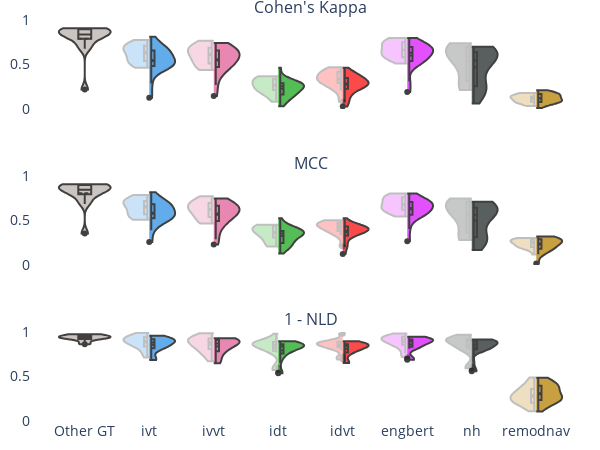

The code cell stored with this chart in its notebook:
### Markdown cell above
#### Global Metrics Figure

### Code cell
W, H = 600, 450

global_metrics_fig = sm.global_metrics_distributions_figure(
    global_measures,
    gt1=GT1, gt2=GT2,
    colors={k: v[1] for k, v in LABELER_PLOTTING_CONFIG.items()},
    only_box=False,
    show_other_gt=True,
    share_x=True,
)

global_metrics_fig.update_traces(width=0.9)     # make violins wider so there's less space between them
# Make "Other GT" violins double-sided
for t in global_metrics_fig.data:
    if t["legendgroup"] != "Other GT":
        continue
    t["visible"] = t["name"].split(',')[0] == GT1
    t["side"] = None

global_metrics_fig.update_layout(
    title=None,
    width=W, height=H,
    paper_bgcolor='rgba(0, 0, 0, 0)',
    plot_bgcolor='rgba(0, 0, 0, 0)',
    yaxis=dict(showgrid=False, zeroline=False, showline=False, range=[0, 1], tickfont=dict(size=14)),
    yaxis2=dict(showgrid=False, zeroline=False, showline=False, range=[0, 1], tickfont=dict(size=14)),
    yaxis3=dict(showgrid=False, zeroline=False, showline=False, range=[0, 1], tickfont=dict(size=14)),
    xaxis3=dict(showgrid=False, tickfont=dict(size=14), tickangle=0),
    margin=dict(l=10, r=10, b=10, t=10, pad=0),
    showlegend=False,
)
# global_metrics_fig.layout.annotations = []    # remove subtitles


save_fig(global_metrics_fig, FIG_ID, '', 'sample-global-metrics', IS_SUPP)
global_metrics_fig.show()

### Figure 1 — Plotly figure (JSON) as saved in the notebook; plotly's stock layout.template omitted (floating-point values rounded to 4 significant figures)
{"data": [{"box": {"visible": true}, "fillcolor": "#bab0ac", "legendgroup": "Other GT", "line": {"color": "black"}, "meanline": {"visible": true}, "name": "RA, Other GT", "opacity": 0.75, "scalegroup": "cohen's_kappa", "showlegend": true, "spanmode": "hard", "x0": "Other GT", "y": [0.7899, 0.2212, 0.7201, 0.6774, 0.9054, 0.8956, 0.9064, 0.7925, 0.8364, 0.8406, 0.8547, 0.8963, 0.8357, 0.9003], "type": "violin", "xaxis": "x", "yaxis": "y", "width": 0.8, "visible": true}, {"box": {"visible": true}, "fillcolor": "#2E91E5", "legendgroup": "ivt", "line": {"color": "black"}, "meanline": {"visible": true}, "name": "RA, ivt", "opacity": 0.75, "scalegroup": "cohen's_kappa", "showlegend": true, "side": "positive", "spanmode": "hard", "x0": "ivt", "y": [0.6536, 0.1284, 0.8129, 0.6847, 0.5965, 0.4917, 0.4573, 0.2866, 0.4749, 0.5237, 0.6394, 0.6606, 0.738, 0.5897, 0.4963, 0.5578, 0.5056, 0.472, 0.6827, 0.5183], "type": "violin", "xaxis": "x", "yaxis": "y", "width": 0.8}, {"box": {"visible": true}, "fillcolor": "#E15F99", "legendgroup": "ivvt", "line": {"color": "black"}, "meanline": {"visible": true}, "name": "RA, ivvt", "opacity": 0.75, "scalegroup": "cohen's_kappa", "showlegend": true, "side": "positive", "spanmode": "hard", "x0": "ivvt", "y": [0.6683, 0.1468, 0.7408, 0.6839, 0.6305, 0.3851, 0.4351, 0.2714, 0.4788, 0.5559, 0.6462, 0.6817, 0.7248, 0.6154, 0.5435, 0.5658, 0.5103, 0.4657, 0.6342, 0.5517], "type": "violin", "xaxis": "x", "yaxis": "y", "width": 0.8}, {"box": {"visible": true}, "fillcolor": "#1CA71C", "legendgroup": "idt", "line": {"color": "black"}, "meanline": {"visible": true}, "name": "RA, idt", "opacity": 0.75, "scalegroup": "cohen's_kappa", "showlegend": true, "side": "positive", "spanmode": "hard", "x0": "idt", "y": [0.2981, 0.03157, 0.4641, 0.2578, 0.2804, 0.2984, 0.2624, 0.1214, 0.2042, 0.1831, 0.2571, 0.2668, 0.3344, 0.2556, 0.08008, 0.1816, 0.1483, 0.1364, 0.3033, 0.2054], "type": "violin", "xaxis": "x", "yaxis": "y", "width": 0.8}, {"box": {"visible": true}, "fillcolor": "#FB0D0D", "legendgroup": "idvt", "line": {"color": "black"}, "meanline": {"visible": true}, "name": "RA, idvt", "opacity": 0.75, "scalegroup": "cohen's_kappa", "showlegend": true, "side": "positive", "spanmode": "hard", "x0": "idvt", "y": [0.2981, 0.03036, 0.4646, 0.2567, 0.2975, 0.3173, 0.2629, 0.132, 0.2026, 0.1831, 0.2571, 0.2754, 0.3451, 0.2556, 0.08008, 0.3537, 0.3961, 0.3918, 0.3791, 0.3079], "type": "violin", "xaxis": "x", "yaxis": "y", "width": 0.8}, {"box": {"visible": true}, "fillcolor": "#DA16FF", "legendgroup": "engbert", "line": {"color": "black"}, "meanline": {"visible": true}, "name": "RA, engbert", "opacity": 0.75, "scalegroup": "cohen's_kappa", "showlegend": true, "side": "positive", "spanmode": "hard", "x0": "engbert", "y": [0.6938, 0.192, 0.7982, 0.6989, 0.68, 0.5842, 0.5417, 0.3124, 0.5395, 0.6376, 0.672, 0.7087, 0.7697, 0.6755, 0.6251, 0.5803, 0.5091, 0.4851, 0.7087, 0.5984], "type": "violin", "xaxis": "x", "yaxis": "y", "width": 0.8}, {"box": {"visible": true}, "fillcolor": "#222A2A", "legendgroup": "nh", "line": {"color": "black"}, "meanline": {"visible": true}, "name": "RA, nh", "opacity": 0.75, "scalegroup": "cohen's_kappa", "showlegend": true, "side": "positive", "spanmode": "hard", "x0": "nh", "y": [0.639, 0.2022, 0.06223, 0.6629, 0.6084, 0.5696, 0.196, 0.2909, 0.4816, 0.5852, 0.701, 0.699, 0.6987, 0.636, 0.6082, 0.497, 0.2203, 0.301, 0.2036, 0.5238], "type": "violin", "xaxis": "x", "yaxis": "y", "width": 0.8}, {"box": {"visible": true}, "fillcolor": "#B68100", "legendgroup": "remodnav", "line": {"color": "black"}, "meanline": {"visible": true}, "name": "RA, remodnav", "opacity": 0.75, "scalegroup": "cohen's_kappa", "showlegend": true, "side": "positive", "spanmode": "hard", "x0": "remodnav", "y": [0.1571, 0.01217, 0.08844, 0.1762, 0.1648, 0.1119, 0.1149, 0.08661, 0.07757, 0.07729, 0.1791, 0.06783, 0.0518, 0.177, 0.08435, 0.2129, 0.139, 0.19, 0.1216, 0.1407], "type": "violin", "xaxis": "x", "yaxis": "y", "width": 0.8}, {"box": {"visible": true}, "fillcolor": "#bab0ac", "legendgroup": "Other GT", "line": {"color": "black"}, "meanline": {"visible": true}, "name": "MN, Other GT", "opacity": 0.25, "scalegroup": "cohen's_kappa", "showlegend": true, "spanmode": "hard", "x0": "Other GT", "y": [0.7899, 0.2212, 0.7201, 0.6774, 0.9054, 0.8956, 0.9064, 0.7925, 0.8364, 0.8406, 0.8547, 0.8963, 0.8357, 0.9003], "type": "violin", "xaxis": "x", "yaxis": "y", "width": 0.8, "visible": false}, {"box": {"visible": true}, "fillcolor": "#2E91E5", "legendgroup": "ivt", "line": {"color": "black"}, "meanline": {"visible": true}, "name": "MN, ivt", "opacity": 0.25, "scalegroup": "cohen's_kappa", "showlegend": true, "side": "negative", "spanmode": "hard", "x0": "ivt", "y": [0.7507, 0.6841, 0.5647, 0.4944, 0.6385, 0.6857, 0.7758, 0.7113, 0.4643, 0.6406, 0.5751, 0.5022, 0.7111, 0.5405], "type": "violin", "xaxis": "x", "yaxis": "y", "width": 0.8}, {"box": {"visible": true}, "fillcolor": "#E15F99", "legendgroup": "ivvt", "line": {"color": "black"}, "meanline": {"visible": true}, "name": "MN, ivvt", "opacity": 0.25, "scalegroup": "cohen's_kappa", "showlegend": true, "side": "negative", "spanmode": "hard", "x0": "ivvt", "y": [0.7658, 0.6508, 0.4458, 0.4402, 0.6601, 0.6894, 0.739, 0.7199, 0.5121, 0.5911, 0.5667, 0.4775, 0.6538, 0.5659], "type": "violin", "xaxis": "x", "yaxis": "y", "width": 0.8}, {"box": {"visible": true}, "fillcolor": "#1CA71C", "legendgroup": "idt", "line": {"color": "black"}, "meanline": {"visible": true}, "name": "MN, idt", "opacity": 0.25, "scalegroup": "cohen's_kappa", "showlegend": true, "side": "negative", "spanmode": "hard", "x0": "idt", "y": [0.3418, 0.2152, 0.3677, 0.2908, 0.2567, 0.2894, 0.3552, 0.3244, 0.08151, 0.2327, 0.1807, 0.1466, 0.3679, 0.2227], "type": "violin", "xaxis": "x", "yaxis": "y", "width": 0.8}, {"box": {"visible": true}, "fillcolor": "#FB0D0D", "legendgroup": "idvt", "line": {"color": "black"}, "meanline": {"visible": true}, "name": "MN, idvt", "opacity": 0.25, "scalegroup": "cohen's_kappa", "showlegend": true, "side": "negative", "spanmode": "hard", "x0": "idvt", "y": [0.3418, 0.2075, 0.3906, 0.294, 0.2567, 0.2976, 0.3665, 0.3244, 0.08151, 0.4418, 0.4685, 0.4266, 0.4184, 0.332], "type": "violin", "xaxis": "x", "yaxis": "y", "width": 0.8}, {"box": {"visible": true}, "fillcolor": "#DA16FF", "legendgroup": "engbert", "line": {"color": "black"}, "meanline": {"visible": true}, "name": "MN, engbert", "opacity": 0.25, "scalegroup": "cohen's_kappa", "showlegend": true, "side": "negative", "spanmode": "hard", "x0": "engbert", "y": [0.784, 0.6499, 0.6793, 0.5698, 0.6994, 0.7509, 0.7986, 0.7664, 0.6064, 0.6425, 0.5823, 0.5126, 0.7385, 0.5791], "type": "violin", "xaxis": "x", "yaxis": "y", "width": 0.8}, {"box": {"visible": true}, "fillcolor": "#222A2A", "legendgroup": "nh", "line": {"color": "black"}, "meanline": {"visible": true}, "name": "MN, nh", "opacity": 0.25, "scalegroup": "cohen's_kappa", "showlegend": true, "side": "negative", "spanmode": "hard", "x0": "nh", "y": [0.7323, 0.5321, 0.6574, 0.2156, 0.7095, 0.7377, 0.6981, 0.7001, 0.5971, 0.5652, 0.2493, 0.3186, 0.2224, 0.5085], "type": "violin", "xaxis": "x", "yaxis": "y", "width": 0.8}, {"box": {"visible": true}, "fillcolor": "#B68100", "legendgroup": "remodnav", "line": {"color": "black"}, "meanline": {"visible": true}, "name": "MN, remodnav", "opacity": 0.25, "scalegroup": "cohen's_kappa", "showlegend": true, "side": "negative", "spanmode": "hard", "x0": "remodnav", "y": [0.1287, 0.03366, 0.08507, 0.08128, 0.1804, 0.08114, 0.05255, 0.1405, 0.09096, 0.1738, 0.1387, 0.1754, 0.1328, 0.1335], "type": "violin", "xaxis": "x", "yaxis": "y", "width": 0.8}, {"box": {"visible": true}, "fillcolor": "#bab0ac", "legendgroup": "Other GT", "line": {"color": "black"}, "meanline": {"visible": true}, "name": "RA, Other GT", "opacity": 0.75, "scalegroup": "mcc", "showlegend": false, "spanmode": "hard", "x0": "Other GT", "y": [0.7946, 0.3549, 0.7342, 0.6856, 0.9055, 0.8966, 0.9074, 0.8016, 0.8377, 0.8502, 0.8604, 0.8981, 0.838, 0.9013], "type": "violin", "xaxis": "x2", "yaxis": "y2", "width": 0.8, "visible": true}, {"box": {"visible": true}, "fillcolor": "#2E91E5", "legendgroup": "ivt", "line": {"color": "black"}, "meanline": {"visible": true}, "name": "RA, ivt", "opacity": 0.75, "scalegroup": "mcc", "showlegend": false, "side": "positive", "spanmode": "hard", "x0": "ivt", "y": [0.6824, 0.2579, 0.8156, 0.7006, 0.626, 0.502, 0.4679, 0.3908, 0.5397, 0.5657, 0.6677, 0.6823, 0.7553, 0.638, 0.5457, 0.5852, 0.5545, 0.5113, 0.6943, 0.5543], "type": "violin", "xaxis": "x2", "yaxis": "y2", "width": 0.8}, {"box": {"visible": true}, "fillcolor": "#E15F99", "legendgroup": "ivvt", "line": {"color": "black"}, "meanline": {"visible": true}, "name": "RA, ivvt", "opacity": 0.75, "scalegroup": "mcc", "showlegend": false, "side": "positive", "spanmode": "hard", "x0": "ivvt", "y": [0.6769, 0.2299, 0.7462, 0.6908, 0.6376, 0.3941, 0.4439, 0.2894, 0.5062, 0.5705, 0.6555, 0.6899, 0.7293, 0.632, 0.5695, 0.5806, 0.5538, 0.4811, 0.6385, 0.575], "type": "violin", "xaxis": "x2", "yaxis": "y2", "width": 0.8}, {"box": {"visible": true}, "fillcolor": "#1CA71C", "legendgroup": "idt", "line": {"color": "black"}, "meanline": {"visible": true}, "name": "RA, idt", "opacity": 0.75, "scalegroup": "mcc", "showlegend": false, "side": "positive", "spanmode": "hard", "x0": "idt", "y": [0.4158, 0.1301, 0.524, 0.3846, 0.3624, 0.381, 0.3431, 0.2296, 0.3219, 0.315, 0.3836, 0.3717, 0.4288, 0.3809, 0.2037, 0.2657, 0.2096, 0.2122, 0.3659, 0.2954], "type": "violin", "xaxis": "x2", "yaxis": "y2", "width": 0.8}, {"box": {"visible": true}, "fillcolor": "#FB0D0D", "legendgroup": "idvt", "line": {"color": "black"}, "meanline": {"visible": true}, "name": "RA, idvt", "opacity": 0.75, "scalegroup": "mcc", "showlegend": false, "side": "positive", "spanmode": "hard", "x0": "idvt", "y": [0.4158, 0.1251, 0.5248, 0.3829, 0.3844, 0.4045, 0.3431, 0.233, 0.3188, 0.315, 0.3836, 0.3836, 0.4427, 0.3809, 0.2037, 0.4291, 0.4431, 0.45, 0.4354, 0.3953], "type": "violin", "xaxis": "x2", "yaxis": "y2", "width": 0.8}, {"box": {"visible": true}, "fillcolor": "#DA16FF", "legendgroup": "engbert", "line": {"color": "black"}, "meanline": {"visible": true}, "name": "RA, engbert", "opacity": 0.75, "scalegroup": "mcc", "showlegend": false, "side": "positive", "spanmode": "hard", "x0": "engbert", "y": [0.7032, 0.2671, 0.8038, 0.7112, 0.6897, 0.599, 0.5547, 0.4058, 0.575, 0.6461, 0.6854, 0.7205, 0.7753, 0.6891, 0.6359, 0.6039, 0.5567, 0.5248, 0.7183, 0.6221], "type": "violin", "xaxis": "x2", "yaxis": "y2", "width": 0.8}, {"box": {"visible": true}, "fillcolor": "#222A2A", "legendgroup": "nh", "line": {"color": "black"}, "meanline": {"visible": true}, "name": "RA, nh", "opacity": 0.75, "scalegroup": "mcc", "showlegend": false, "side": "positive", "spanmode": "hard", "x0": "nh", "y": [0.6461, 0.2491, 0.1685, 0.6817, 0.6216, 0.5772, 0.2809, 0.3446, 0.5021, 0.5906, 0.7117, 0.707, 0.7071, 0.6413, 0.6157, 0.5163, 0.2725, 0.3477, 0.2625, 0.5464], "type": "violin", "xaxis": "x2", "yaxis": "y2", "width": 0.8}, {"box": {"visible": true}, "fillcolor": "#B68100", "legendgroup": "remodnav", "line": {"color": "black"}, "meanline": {"visible": true}, "name": "RA, remodnav", "opacity": 0.75, "scalegroup": "mcc", "showlegend": false, "side": "positive", "spanmode": "hard", "x0": "remodnav", "y": [0.2868, 0.01721, 0.2365, 0.2916, 0.2871, 0.2227, 0.2459, 0.1223, 0.1445, 0.1636, 0.3007, 0.1777, 0.1882, 0.3137, 0.1948, 0.3196, 0.2673, 0.3004, 0.2375, 0.2628], "type": "violin", "xaxis": "x2", "yaxis": "y2", "width": 0.8}, {"box": {"visible": true}, "fillcolor": "#bab0ac", "legendgroup": "Other GT", "line": {"color": "black"}, "meanline": {"visible": true}, "name": "MN, Other GT", "opacity": 0.25, "scalegroup": "mcc", "showlegend": false, "spanmode": "hard", "x0": "Other GT", "y": [0.7946, 0.3549, 0.7342, 0.6856, 0.9055, 0.8966, 0.9074, 0.8016, 0.8377, 0.8502, 0.8604, 0.8981, 0.838, 0.9013], "type": "violin", "xaxis": "x2", "yaxis": "y2", "width": 0.8, "visible": false}, {"box": {"visible": true}, "fillcolor": "#2E91E5", "legendgroup": "ivt", "line": {"color": "black"}, "meanline": {"visible": true}, "name": "MN, ivt", "opacity": 0.25, "scalegroup": "mcc", "showlegend": false, "side": "negative", "spanmode": "hard", "x0": "ivt", "y": [0.7681, 0.7107, 0.5747, 0.5092, 0.6653, 0.7011, 0.7872, 0.7359, 0.5133, 0.6579, 0.6138, 0.5358, 0.7195, 0.571], "type": "violin", "xaxis": "x2", "yaxis": "y2", "width": 0.8}, {"box": {"visible": true}, "fillcolor": "#E15F99", "legendgroup": "ivvt", "line": {"color": "black"}, "meanline": {"visible": true}, "name": "MN, ivvt", "opacity": 0.25, "scalegroup": "mcc", "showlegend": false, "side": "negative", "spanmode": "hard", "x0": "ivvt", "y": [0.7709, 0.652, 0.4797, 0.4653, 0.6685, 0.6955, 0.7421, 0.7257, 0.5394, 0.6068, 0.6029, 0.4916, 0.661, 0.5851], "type": "violin", "xaxis": "x2", "yaxis": "y2", "width": 0.8}, {"box": {"visible": true}, "fillcolor": "#1CA71C", "legendgroup": "idt", "line": {"color": "black"}, "meanline": {"visible": true}, "name": "MN, idt", "opacity": 0.25, "scalegroup": "mcc", "showlegend": false, "side": "negative", "spanmode": "hard", "x0": "idt", "y": [0.4529, 0.347, 0.4263, 0.3615, 0.3822, 0.3913, 0.445, 0.4388, 0.2068, 0.308, 0.2369, 0.2189, 0.4373, 0.3099], "type": "violin", "xaxis": "x2", "yaxis": "y2", "width": 0.8}, {"box": {"visible": true}, "fillcolor": "#FB0D0D", "legendgroup": "idvt", "line": {"color": "black"}, "meanline": {"visible": true}, "name": "MN, idvt", "opacity": 0.25, "scalegroup": "mcc", "showlegend": false, "side": "negative", "spanmode": "hard", "x0": "idvt", "y": [0.4529, 0.3346, 0.4524, 0.3654, 0.3822, 0.4023, 0.4595, 0.4388, 0.2068, 0.4982, 0.5019, 0.477, 0.4744, 0.4142], "type": "violin", "xaxis": "x2", "yaxis": "y2", "width": 0.8}, {"box": {"visible": true}, "fillcolor": "#DA16FF", "legendgroup": "engbert", "line": {"color": "black"}, "meanline": {"visible": true}, "name": "MN, engbert", "opacity": 0.25, "scalegroup": "mcc", "showlegend": false, "side": "negative", "spanmode": "hard", "x0": "engbert", "y": [0.7887, 0.6642, 0.687, 0.5858, 0.7118, 0.7602, 0.8017, 0.7712, 0.6236, 0.6619, 0.6213, 0.5458, 0.746, 0.6005], "type": "violin", "xaxis": "x2", "yaxis": "y2", "width": 0.8}, {"box": {"visible": true}, "fillcolor": "#222A2A", "legendgroup": "nh", "line": {"color": "black"}, "meanline": {"visible": true}, "name": "MN, nh", "opacity": 0.25, "scalegroup": "mcc", "showlegend": false, "side": "negative", "spanmode": "hard", "x0": "nh", "y": [0.7442, 0.5781, 0.6635, 0.2915, 0.7195, 0.7481, 0.7087, 0.7145, 0.6105, 0.574, 0.2908, 0.3639, 0.2819, 0.532], "type": "violin", "xaxis": "x2", "yaxis": "y2", "width": 0.8}, {"box": {"visible": true}, "fillcolor": "#B68100", "legendgroup": "remodnav", "line": {"color": "black"}, "meanline": {"visible": true}, "name": "MN, remodnav", "opacity": 0.25, "scalegroup": "mcc", "showlegend": false, "side": "negative", "spanmode": "hard", "x0": "remodnav", "y": [0.257, 0.1186, 0.2014, 0.1957, 0.3033, 0.2215, 0.197, 0.283, 0.2107, 0.2887, 0.275, 0.2892, 0.2718, 0.2564], "type": "violin", "xaxis": "x2", "yaxis": "y2", "width": 0.8}, {"box": {"visible": true}, "fillcolor": "#bab0ac", "legendgroup": "Other GT", "line": {"color": "black"}, "meanline": {"visible": true}, "name": "RA, Other GT", "opacity": 0.75, "scalegroup": "complement_nld", "showlegend": false, "spanmode": "hard", "x0": "Other GT", "y": [0.9443, 0.8611, 0.9168, 0.8833, 0.9741, 0.9743, 0.9727, 0.9411, 0.9534, 0.929, 0.9202, 0.9332, 0.9433, 0.9564], "type": "violin", "xaxis": "x3", "yaxis": "y3", "width": 0.8, "visible": true}, {"box": {"visible": true}, "fillcolor": "#2E91E5", "legendgroup": "ivt", "line": {"color": "black"}, "meanline": {"visible": true}, "name": "RA, ivt", "opacity": 0.75, "scalegroup": "complement_nld", "showlegend": false, "side": "positive", "spanmode": "hard", "x0": "ivt", "y": [0.9198, 0.852, 0.9557, 0.9314, 0.9038, 0.8448, 0.8042, 0.693, 0.8322, 0.8763, 0.9162, 0.9178, 0.933, 0.9, 0.8883, 0.8124, 0.7028, 0.6832, 0.8996, 0.8221], "type": "violin", "xaxis": "x3", "yaxis": "y3", "width": 0.8}, {"box": {"visible": true}, "fillcolor": "#E15F99", "legendgroup": "ivvt", "line": {"color": "black"}, "meanline": {"visible": true}, "name": "RA, ivvt", "opacity": 0.75, "scalegroup": "complement_nld", "showlegend": false, "side": "positive", "spanmode": "hard", "x0": "ivvt", "y": [0.9162, 0.8498, 0.9284, 0.922, 0.8992, 0.7658, 0.7557, 0.6473, 0.8171, 0.8722, 0.9048, 0.9126, 0.9186, 0.896, 0.8883, 0.7984, 0.6923, 0.6562, 0.8671, 0.8246], "type": "violin", "xaxis": "x3", "yaxis": "y3", "width": 0.8}, {"box": {"visible": true}, "fillcolor": "#1CA71C", "legendgroup": "idt", "line": {"color": "black"}, "meanline": {"visible": true}, "name": "RA, idt", "opacity": 0.75, "scalegroup": "complement_nld", "showlegend": false, "side": "positive", "spanmode": "hard", "x0": "idt", "y": [0.8685, 0.8432, 0.8956, 0.8793, 0.8563, 0.8402, 0.8016, 0.6515, 0.766, 0.8176, 0.8623, 0.8601, 0.8625, 0.848, 0.8317, 0.723, 0.5403, 0.5353, 0.8238, 0.7495], "type": "violin", "xaxis": "x3", "yaxis": "y3", "width": 0.8}, {"box": {"visible": true}, "fillcolor": "#FB0D0D", "legendgroup": "idvt", "line": {"color": "black"}, "meanline": {"visible": true}, "name": "RA, idvt", "opacity": 0.75, "scalegroup": "complement_nld", "showlegend": false, "side": "positive", "spanmode": "hard", "x0": "idvt", "y": [0.8685, 0.843, 0.8938, 0.8791, 0.8579, 0.843, 0.799, 0.6507, 0.764, 0.8176, 0.8623, 0.8601, 0.8645, 0.848, 0.8317, 0.7641, 0.6606, 0.653, 0.8372, 0.772], "type": "violin", "xaxis": "x3", "yaxis": "y3", "width": 0.8}, {"box": {"visible": true}, "fillcolor": "#DA16FF", "legendgroup": "engbert", "line": {"color": "black"}, "meanline": {"visible": true}, "name": "RA, engbert", "opacity": 0.75, "scalegroup": "complement_nld", "showlegend": false, "side": "positive", "spanmode": "hard", "x0": "engbert", "y": [0.92, 0.849, 0.9447, 0.9208, 0.9104, 0.8771, 0.8366, 0.6954, 0.8307, 0.8908, 0.908, 0.9208, 0.936, 0.9106, 0.8968, 0.81, 0.7002, 0.6874, 0.9032, 0.8342], "type": "violin", "xaxis": "x3", "yaxis": "y3", "width": 0.8}, {"box": {"visible": true}, "fillcolor": "#222A2A", "legendgroup": "nh", "line": {"color": "black"}, "meanline": {"visible": true}, "name": "RA, nh", "opacity": 0.75, "scalegroup": "complement_nld", "showlegend": false, "side": "positive", "spanmode": "hard", "x0": "nh", "y": [0.8935, 0.84, 0.8519, 0.8974, 0.8719, 0.8667, 0.7972, 0.6649, 0.8091, 0.8768, 0.9134, 0.911, 0.911, 0.8895, 0.8973, 0.8064, 0.5576, 0.5676, 0.8059, 0.7976], "type": "violin", "xaxis": "x3", "yaxis": "y3", "width": 0.8}, {"box": {"visible": true}, "fillcolor": "#B68100", "legendgroup": "remodnav", "line": {"color": "black"}, "meanline": {"visible": true}, "name": "RA, remodnav", "opacity": 0.75, "scalegroup": "complement_nld", "showlegend": false, "side": "positive", "spanmode": "hard", "x0": "remodnav", "y": [0.3957, 0.4862, 0.1998, 0.4645, 0.405, 0.3128, 0.263, 0.3939, 0.2826, 0.2345, 0.432, 0.1929, 0.1077, 0.3905, 0.2369, 0.3698, 0.207, 0.3206, 0.2897, 0.251], "type": "violin", "xaxis": "x3", "yaxis": "y3", "width": 0.8}, {"box": {"visible": true}, "fillcolor": "#bab0ac", "legendgroup": "Other GT", "line": {"color": "black"}, "meanline": {"visible": true}, "name": "MN, Other GT", "opacity": 0.25, "scalegroup": "complement_nld", "showlegend": false, "spanmode": "hard", "x0": "Other GT", "y": [0.9443, 0.8611, 0.9168, 0.8833, 0.9741, 0.9743, 0.9727, 0.9411, 0.9534, 0.929, 0.9202, 0.9332, 0.9433, 0.9564], "type": "violin", "xaxis": "x3", "yaxis": "y3", "width": 0.8, "visible": false}, {"box": {"visible": true}, "fillcolor": "#2E91E5", "legendgroup": "ivt", "line": {"color": "black"}, "meanline": {"visible": true}, "name": "MN, ivt", "opacity": 0.25, "scalegroup": "complement_nld", "showlegend": false, "side": "negative", "spanmode": "hard", "x0": "ivt", "y": [0.9475, 0.989, 0.8849, 0.8276, 0.9174, 0.9292, 0.9459, 0.9401, 0.8828, 0.8659, 0.7599, 0.7127, 0.9114, 0.8372], "type": "violin", "xaxis": "x3", "yaxis": "y3", "width": 0.8}, {"box": {"visible": true}, "fillcolor": "#E15F99", "legendgroup": "ivvt", "line": {"color": "black"}, "meanline": {"visible": true}, "name": "MN, ivvt", "opacity": 0.25, "scalegroup": "complement_nld", "showlegend": false, "side": "negative", "spanmode": "hard", "x0": "ivvt", "y": [0.9451, 0.9844, 0.8079, 0.7659, 0.91, 0.9218, 0.9266, 0.9342, 0.8833, 0.8282, 0.7401, 0.6718, 0.8759, 0.8367], "type": "violin", "xaxis": "x3", "yaxis": "y3", "width": 0.8}, {"box": {"visible": true}, "fillcolor": "#1CA71C", "legendgroup": "idt", "line": {"color": "black"}, "meanline": {"visible": true}, "name": "MN, idt", "opacity": 0.25, "scalegroup": "complement_nld", "showlegend": false, "side": "negative", "spanmode": "hard", "x0": "idt", "y": [0.8907, 0.98, 0.8861, 0.8314, 0.8629, 0.8733, 0.8739, 0.8885, 0.8327, 0.7881, 0.6009, 0.5724, 0.8458, 0.77], "type": "violin", "xaxis": "x3", "yaxis": "y3", "width": 0.8}, {"box": {"visible": true}, "fillcolor": "#FB0D0D", "legendgroup": "idvt", "line": {"color": "black"}, "meanline": {"visible": true}, "name": "MN, idvt", "opacity": 0.25, "scalegroup": "complement_nld", "showlegend": false, "side": "negative", "spanmode": "hard", "x0": "idvt", "y": [0.8907, 0.9798, 0.8889, 0.8294, 0.8629, 0.8731, 0.8759, 0.8885, 0.8327, 0.8292, 0.7216, 0.6909, 0.8526, 0.7926], "type": "violin", "xaxis": "x3", "yaxis": "y3", "width": 0.8}, {"box": {"visible": true}, "fillcolor": "#DA16FF", "legendgroup": "engbert", "line": {"color": "black"}, "meanline": {"visible": true}, "name": "MN, engbert", "opacity": 0.25, "scalegroup": "complement_nld", "showlegend": false, "side": "negative", "spanmode": "hard", "x0": "engbert", "y": [0.9497, 0.981, 0.918, 0.8569, 0.9144, 0.9334, 0.9463, 0.9451, 0.8858, 0.8553, 0.7569, 0.7169, 0.9146, 0.8307], "type": "violin", "xaxis": "x3", "yaxis": "y3", "width": 0.8}, {"box": {"visible": true}, "fillcolor": "#222A2A", "legendgroup": "nh", "line": {"color": "black"}, "meanline": {"visible": true}, "name": "MN, nh", "opacity": 0.25, "scalegroup": "complement_nld", "showlegend": false, "side": "negative", "spanmode": "hard", "x0": "nh", "y": [0.9258, 0.9665, 0.9102, 0.8226, 0.9152, 0.9242, 0.9128, 0.9176, 0.8833, 0.8515, 0.6097, 0.5922, 0.8178, 0.7921], "type": "violin", "xaxis": "x3", "yaxis": "y3", "width": 0.8}, {"box": {"visible": true}, "fillcolor": "#B68100", "legendgroup": "remodnav", "line": {"color": "black"}, "meanline": {"visible": true}, "name": "MN, remodnav", "opacity": 0.25, "scalegroup": "complement_nld", "showlegend": false, "side": "negative", "spanmode": "hard", "x0": "remodnav", "y": [0.3611, 0.487, 0.2644, 0.1982, 0.4338, 0.2013, 0.1093, 0.3587, 0.2349, 0.3393, 0.2044, 0.2979, 0.2801, 0.2465], "type": "violin", "xaxis": "x3", "yaxis": "y3", "width": 0.8}], "layout": {"xaxis": {"anchor": "y", "domain": [0.0, 1.0], "matches": "x3", "showticklabels": false}, "yaxis": {"anchor": "x", "domain": [0.7778, 1.0], "range": [0, 1], "tickfont": {"size": 14}, "showgrid": false, "zeroline": false, "showline": false}, "xaxis2": {"anchor": "y2", "domain": [0.0, 1.0], "matches": "x3", "showticklabels": false}, "yaxis2": {"anchor": "x2", "domain": [0.3889, 0.6111], "range": [0, 1], "tickfont": {"size": 14}, "showgrid": false, "zeroline": false, "showline": false}, "xaxis3": {"anchor": "y3", "domain": [0.0, 1.0], "tickfont": {"size": 14}, "showgrid": false, "tickangle": 0}, "yaxis3": {"anchor": "x3", "domain": [0.0, 0.2222], "range": [0, 1], "tickfont": {"size": 14}, "showgrid": false, "zeroline": false, "showline": false}, "annotations": [{"font": {"size": 16}, "showarrow": false, "text": "Cohen's Kappa", "x": 0.5, "xanchor": "center", "xref": "paper", "y": 1.0, "yanchor": "bottom", "yref": "paper"}, {"font": {"size": 16}, "showarrow": false, "text": "MCC", "x": 0.5, "xanchor": "center", "xref": "paper", "y": 0.6111, "yanchor": "bottom", "yref": "paper"}, {"font": {"size": 16}, "showarrow": false, "text": "1 - NLD", "x": 0.5, "xanchor": "center", "xref": "paper", "y": 0.2222, "yanchor": "bottom", "yref": "paper"}], "title": {}, "violinmode": "overlay", "boxmode": "group", "boxgroupgap": 0, "boxgap": 0, "margin": {"l": 10, "r": 10, "b": 10, "t": 10, "pad": 0}, "width": 600, "height": 450, "paper_bgcolor": "rgba(0, 0, 0, 0)", "plot_bgcolor": "rgba(0, 0, 0, 0)", "showlegend": false}}
